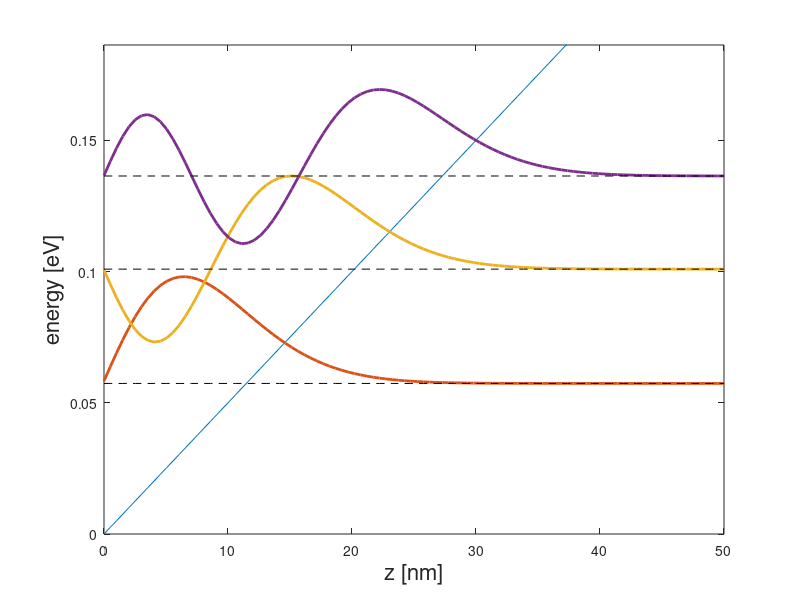

Reproduce this figure in MATLAB.
%1D TRIANGULAR QUANTUM WELL
% written by Adam Wincukiewicz <first name [dot] last name [at] gmail [dot] com>
close all
clear all
%============EDIT HERE=============%
charge = -1; % -1 if electrons (CB) 1, if holes (VB)
me = 0.063; % effective mass 
Field = 5.0; %in MV/m
n = 3; %number of energy levels
L = 50; %length of quantum well in nm
r = 100; %resolution
y_lim = 1.1; % limit on y-axis as maximum of n-function
norm = 6; %if your wavefunctions have too intensive amplitudes in comparison to energy, change this value.
%========STOP EDITING NOW=========%

q = 1.602 * 1e-19; %C
qF = Field*1e6; %V/m
x = linspace(0,L,r);
V = -1*charge*qF * x*1e-9; %triangular potential
m = me * 9.11 *1e-31; % effective mass in kg
hb = 6.582 * 1e-16; % h bar constant in eV*s


e0 = ((qF*hb)^2/(2*m))^(1/3) * q^(1/3);

for i = 1:n
    E(i) = (3/2*pi*(i-0.25))^(2/3) * e0;
    N(i) = (1/trapz((airy((qF*1e-9*x-E(i))/e0)).^2))^(1/2)/norm;
    phi(i,:) = -charge*(E(i) + N(i) * airy((qF*1e-9*x-E(i))/e0));
    xE(i,:) = linspace(-charge*E(i),-charge*E(i),r);
end

figure
plot(x,V)
xlim([0 L])
if charge == -1
    ylim([0 y_lim*max(phi(n,:))])
else
    ylim([y_lim*min(phi(n,:)) 0])
end
xlabel('z [nm]','fontsize',16)
ylabel('energy [eV]','fontsize',16)
hold on

for i = 1:n
    phi_p(i) = plot(x,phi(i,:),'LineWidth',2)
    plot(x,xE(i,:),'k--')
end



% legend([phi_p(1) phi_p(2) phi_p(3)],'\Psi_1(x)','\Psi_2(x)','\Psi_3(x)')
% set(gca,'fontsize',15)

